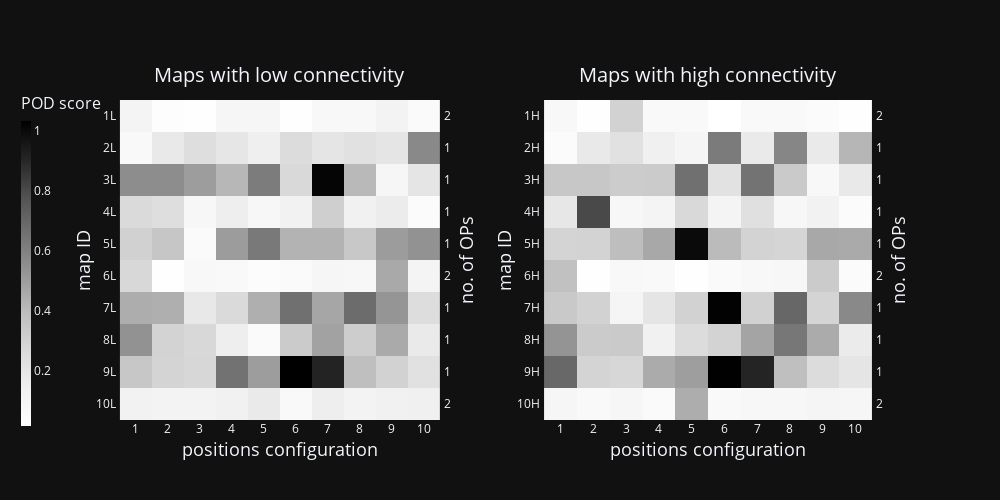
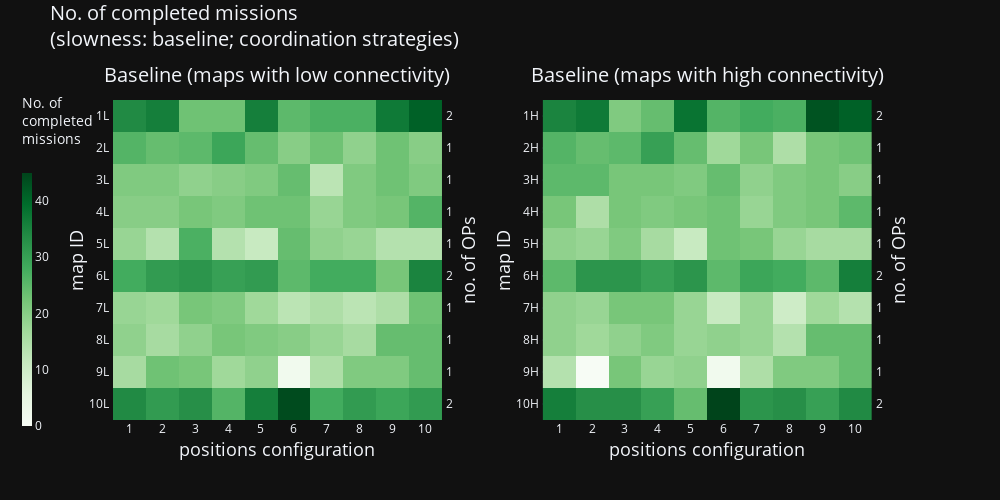
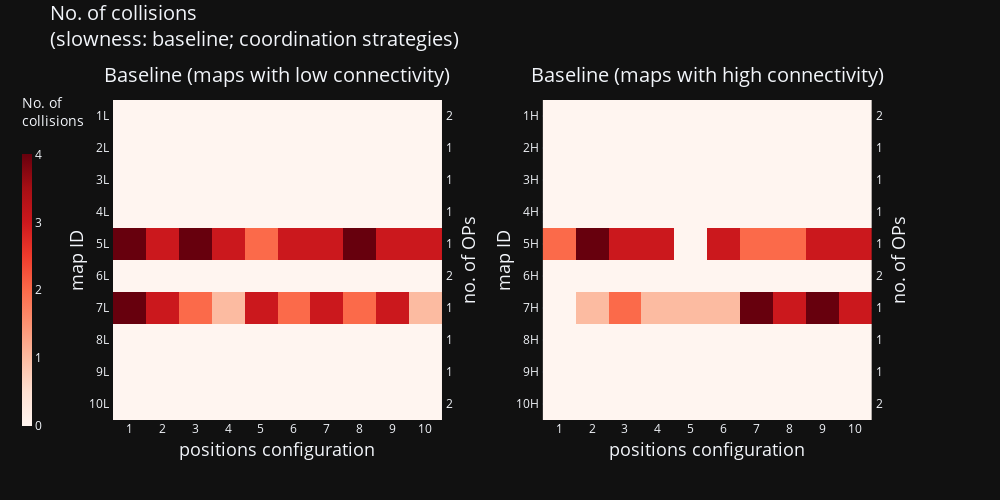
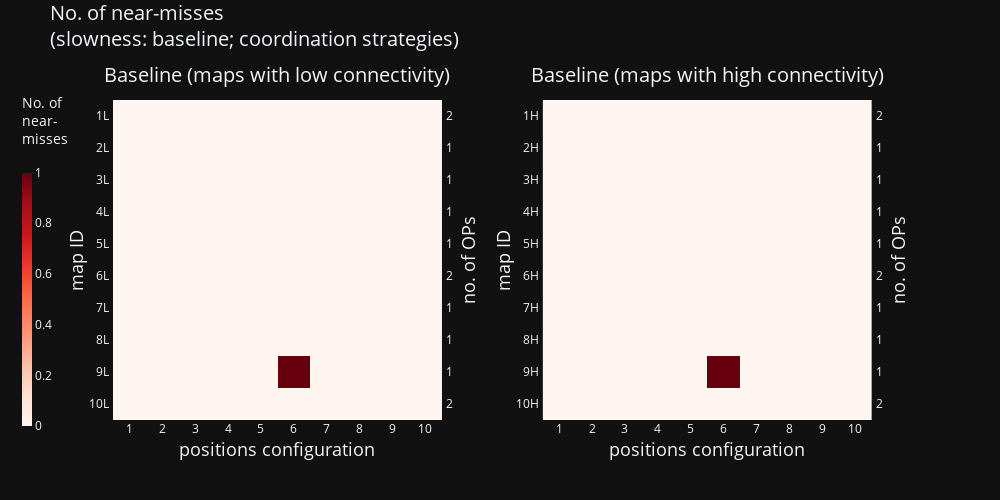

These figures' notebook cell, in order:
### Code cell
import importlib 
import plot_all
plot_all = importlib.reload(plot_all)
plot_all.main()

### Figure 1 — Plotly figure (JSON) as saved in the notebook; plotly's stock layout.template omitted (floating-point values rounded to 4 significant figures)
{"data": [{"coloraxis": "coloraxis", "hovertemplate": "position: %{x}<br>CSD score (AVs): %{z}<extra></extra>", "name": "0", "showscale": true, "x": [1, 2, 3, 4, 5, 6, 7, 8, 9, 10], "xaxis": "x", "y": [1, 2, 3, 4, 5, 6, 7, 8, 9, 10], "yaxis": "y", "z": [[0.111, 0.03564, 0.0273, 0.09394, 0.08853, 0.02365, 0.07451, 0.07466, 0.1165, 0.05619], [0.06768, 0.1784, 0.2425, 0.1999, 0.1502, 0.2541, 0.2006, 0.2226, 0.2006, 0.5712], [0.5576, 0.5576, 0.5028, 0.416, 0.6207, 0.2679, 1.018, 0.41, 0.09303, 0.2058], [0.2662, 0.2394, 0.08456, 0.1538, 0.08642, 0.1256, 0.3132, 0.1296, 0.1667, 0.04894], [0.305, 0.3579, 0.06026, 0.5034, 0.6302, 0.4298, 0.4286, 0.3468, 0.5034, 0.5404], [0.2761, 0.02193, 0.07708, 0.06643, 0.03879, 0.05724, 0.08896, 0.08249, 0.4608, 0.1041], [0.4477, 0.4425, 0.188, 0.2642, 0.4425, 0.6621, 0.4709, 0.6791, 0.5281, 0.2484], [0.5392, 0.2983, 0.2742, 0.1507, 0.05706, 0.3346, 0.4849, 0.3261, 0.46, 0.1771], [0.3521, 0.2939, 0.2773, 0.6565, 0.5007, 1.034, 0.9127, 0.3874, 0.3007, 0.2229], [0.1239, 0.1166, 0.118, 0.133, 0.1751, 0.06752, 0.1557, 0.1144, 0.1375, 0.1398]], "type": "heatmap"}, {"coloraxis": "coloraxis", "hovertemplate": "position: %{x}<br>CSD score (AVs): %{z}<extra></extra>", "name": "0", "showscale": true, "x": [1, 2, 3, 4, 5, 6, 7, 8, 9, 10], "xaxis": "x", "y": [1, 2, 3, 4, 5, 6, 7, 8, 9, 10], "yaxis": "y2", "z": [[0.111, 0.03564, 0.0273, 0.09394, 0.08853, 0.02365, 0.07451, 0.07466, 0.1165, 0.05619], [0.06768, 0.1784, 0.2425, 0.1999, 0.1502, 0.2541, 0.2006, 0.2226, 0.2006, 0.5712], [0.5576, 0.5576, 0.5028, 0.416, 0.6207, 0.2679, 1.018, 0.41, 0.09303, 0.2058], [0.2662, 0.2394, 0.08456, 0.1538, 0.08642, 0.1256, 0.3132, 0.1296, 0.1667, 0.04894], [0.305, 0.3579, 0.06026, 0.5034, 0.6302, 0.4298, 0.4286, 0.3468, 0.5034, 0.5404], [0.2761, 0.02193, 0.07708, 0.06643, 0.03879, 0.05724, 0.08896, 0.08249, 0.4608, 0.1041], [0.4477, 0.4425, 0.188, 0.2642, 0.4425, 0.6621, 0.4709, 0.6791, 0.5281, 0.2484], [0.5392, 0.2983, 0.2742, 0.1507, 0.05706, 0.3346, 0.4849, 0.3261, 0.46, 0.1771], [0.3521, 0.2939, 0.2773, 0.6565, 0.5007, 1.034, 0.9127, 0.3874, 0.3007, 0.2229], [0.1239, 0.1166, 0.118, 0.133, 0.1751, 0.06752, 0.1557, 0.1144, 0.1375, 0.1398]], "type": "heatmap"}, {"coloraxis": "coloraxis", "hovertemplate": "position: %{x}<br>CSD score (AVs): %{z}<extra></extra>", "name": "0", "showscale": true, "x": [1, 2, 3, 4, 5, 6, 7, 8, 9, 10], "xaxis": "x2", "y": [1, 2, 3, 4, 5, 6, 7, 8, 9, 10], "yaxis": "y3", "z": [[0.07563, 0.0272, 0.3003, 0.06648, 0.0697, 0.01497, 0.06755, 0.06529, 0.04628, 0.0258], [0.04501, 0.1788, 0.2255, 0.1405, 0.1018, 0.6237, 0.1765, 0.584, 0.1765, 0.4186], [0.3518, 0.3518, 0.3271, 0.3337, 0.6634, 0.2225, 0.6525, 0.3396, 0.07119, 0.182], [0.1919, 0.8053, 0.08355, 0.1121, 0.2697, 0.1062, 0.2318, 0.07999, 0.1239, 0.04967], [0.2933, 0.2964, 0.3934, 0.467, 0.9991, 0.4038, 0.2971, 0.287, 0.467, 0.4583], [0.3803, 0.01929, 0.07632, 0.06361, 0.02174, 0.05501, 0.07615, 0.07923, 0.3334, 0.04968], [0.3429, 0.2996, 0.09761, 0.2031, 0.2996, 1.027, 0.3056, 0.6986, 0.2914, 0.5713], [0.5325, 0.3323, 0.3398, 0.1303, 0.2509, 0.295, 0.4775, 0.6372, 0.4563, 0.1712], [0.6929, 0.2925, 0.2781, 0.4556, 0.4979, 1.03, 0.9107, 0.3883, 0.2504, 0.2007], [0.09488, 0.06992, 0.09169, 0.05941, 0.4487, 0.06727, 0.08634, 0.08089, 0.1038, 0.08975]], "type": "heatmap"}, {"coloraxis": "coloraxis", "hovertemplate": "position: %{x}<br>CSD score (AVs): %{z}<extra></extra>", "name": "0", "showscale": true, "x": [1, 2, 3, 4, 5, 6, 7, 8, 9, 10], "xaxis": "x2", "y": [1, 2, 3, 4, 5, 6, 7, 8, 9, 10], "yaxis": "y4", "z": [[0.07563, 0.0272, 0.3003, 0.06648, 0.0697, 0.01497, 0.06755, 0.06529, 0.04628, 0.0258], [0.04501, 0.1788, 0.2255, 0.1405, 0.1018, 0.6237, 0.1765, 0.584, 0.1765, 0.4186], [0.3518, 0.3518, 0.3271, 0.3337, 0.6634, 0.2225, 0.6525, 0.3396, 0.07119, 0.182], [0.1919, 0.8053, 0.08355, 0.1121, 0.2697, 0.1062, 0.2318, 0.07999, 0.1239, 0.04967], [0.2933, 0.2964, 0.3934, 0.467, 0.9991, 0.4038, 0.2971, 0.287, 0.467, 0.4583], [0.3803, 0.01929, 0.07632, 0.06361, 0.02174, 0.05501, 0.07615, 0.07923, 0.3334, 0.04968], [0.3429, 0.2996, 0.09761, 0.2031, 0.2996, 1.027, 0.3056, 0.6986, 0.2914, 0.5713], [0.5325, 0.3323, 0.3398, 0.1303, 0.2509, 0.295, 0.4775, 0.6372, 0.4563, 0.1712], [0.6929, 0.2925, 0.2781, 0.4556, 0.4979, 1.03, 0.9107, 0.3883, 0.2504, 0.2007], [0.09488, 0.06992, 0.09169, 0.05941, 0.4487, 0.06727, 0.08634, 0.08089, 0.1038, 0.08975]], "type": "heatmap"}], "layout": {"xaxis": {"anchor": "y", "domain": [0.0, 0.4075], "title": {"font": {"size": 18}, "text": "positions configuration", "standoff": 7}, "tickmode": "array", "tickvals": [1, 2, 3, 4, 5, 6, 7, 8, 9, 10], "ticktext": ["1", "2", "3", "4", "5", "6", "7", "8", "9", "10"], "automargin": false, "constrain": "domain", "scaleanchor": "y"}, "yaxis": {"anchor": "x", "domain": [0.0, 1.0], "title": {"font": {"size": 18}, "text": "map ID", "standoff": 0}, "tickmode": "array", "tickvals": [1, 2, 3, 4, 5, 6, 7, 8, 9, 10], "ticktext": ["1L&nbsp;", "2L&nbsp;", "3L&nbsp;", "4L&nbsp;", "5L&nbsp;", "6L&nbsp;", "7L&nbsp;", "8L&nbsp;", "9L&nbsp;", "10L&nbsp;"], "autorange": "reversed", "automargin": false, "constrain": "domain", "scaleanchor": "x"}, "yaxis2": {"anchor": "x", "overlaying": "y", "side": "right", "title": {"font": {"size": 18}, "text": "no. of OPs", "standoff": 10}, "tickmode": "array", "tickvals": [1, 2, 3, 4, 5, 6, 7, 8, 9, 10], "ticktext": ["&nbsp;2", "&nbsp;1", "&nbsp;1", "&nbsp;1", "&nbsp;1", "&nbsp;2", "&nbsp;1", "&nbsp;1", "&nbsp;1", "&nbsp;2"], "autorange": "reversed", "automargin": false, "constrain": "domain"}, "xaxis2": {"anchor": "y3", "domain": [0.5325, 0.94], "title": {"font": {"size": 18}, "text": "positions configuration", "standoff": 7}, "tickmode": "array", "tickvals": [1, 2, 3, 4, 5, 6, 7, 8, 9, 10], "ticktext": ["1", "2", "3", "4", "5", "6", "7", "8", "9", "10"], "automargin": false, "constrain": "domain"}, "yaxis3": {"anchor": "x2", "domain": [0.0, 1.0], "title": {"font": {"size": 18}, "text": "map ID", "standoff": 0}, "tickmode": "array", "tickvals": [1, 2, 3, 4, 5, 6, 7, 8, 9, 10], "ticktext": ["1H&nbsp;", "2H&nbsp;", "3H&nbsp;", "4H&nbsp;", "5H&nbsp;", "6H&nbsp;", "7H&nbsp;", "8H&nbsp;", "9H&nbsp;", "10H&nbsp;"], "autorange": "reversed", "automargin": false, "constrain": "domain"}, "yaxis4": {"anchor": "x2", "overlaying": "y3", "side": "right", "title": {"font": {"size": 18}, "text": "no. of OPs", "standoff": 10}, "tickmode": "array", "tickvals": [1, 2, 3, 4, 5, 6, 7, 8, 9, 10], "ticktext": ["&nbsp;2", "&nbsp;1", "&nbsp;1", "&nbsp;1", "&nbsp;1", "&nbsp;2", "&nbsp;1", "&nbsp;1", "&nbsp;1", "&nbsp;2"], "autorange": "reversed", "automargin": false, "constrain": "domain"}, "annotations": [{"font": {"size": 20}, "showarrow": false, "text": "Maps with low connectivity", "x": 0.2037, "xanchor": "center", "xref": "paper", "y": 1.03, "yanchor": "bottom", "yref": "paper"}, {"font": {"size": 20}, "showarrow": false, "text": "Maps with high connectivity", "x": 0.7362, "xanchor": "center", "xref": "paper", "y": 1.03, "yanchor": "bottom", "yref": "paper"}], "autosize": false, "width": 1000, "height": 500, "coloraxis": {"colorbar": {"title": {"text": "POD score", "font": {"size": 16}, "side": "top"}, "x": -0.13, "thickness": 10, "len": 1.1}, "colorscale": [[0.0, "rgb(255,255,255)"], [0.125, "rgb(240,240,240)"], [0.25, "rgb(217,217,217)"], [0.375, "rgb(189,189,189)"], [0.5, "rgb(150,150,150)"], [0.625, "rgb(115,115,115)"], [0.75, "rgb(82,82,82)"], [0.875, "rgb(37,37,37)"], [1.0, "rgb(0,0,0)"]]}}}

### Figure 2 — Plotly figure (JSON) as saved in the notebook; plotly's stock layout.template omitted (floating-point values rounded to 4 significant figures)
{"data": [{"coloraxis": "coloraxis", "hovertemplate": "position: %{x}<br>No. of completed missions: %{z}<extra></extra>", "name": "0", "showscale": true, "x": [1, 2, 3, 4, 5, 6, 7, 8, 9, 10], "xaxis": "x", "y": [1, 2, 3, 4, 5, 6, 7, 8, 9, 10], "yaxis": "y", "z": [[34, 36, 23, 23, 36, 25, 27, 27, 37, 41], [26, 24, 25, 29, 24, 20, 23, 19, 23, 20], [21, 21, 19, 20, 21, 24, 13, 21, 23, 21], [20, 20, 22, 21, 23, 23, 18, 21, 22, 26], [18, 14, 27, 14, 11, 24, 19, 18, 14, 14], [28, 31, 32, 30, 31, 25, 28, 28, 22, 35], [18, 17, 22, 21, 17, 13, 15, 13, 15, 23], [19, 16, 19, 22, 21, 20, 18, 16, 24, 24], [16, 23, 22, 17, 19, 2, 15, 21, 21, 24], [34, 31, 33, 26, 36, 44, 28, 31, 29, 31]], "type": "heatmap"}, {"coloraxis": "coloraxis", "hovertemplate": "position: %{x}<br>No. of completed missions: %{z}<extra></extra>", "name": "0", "showscale": true, "x": [1, 2, 3, 4, 5, 6, 7, 8, 9, 10], "xaxis": "x", "y": [1, 2, 3, 4, 5, 6, 7, 8, 9, 10], "yaxis": "y2", "z": [[34, 36, 23, 23, 36, 25, 27, 27, 37, 41], [26, 24, 25, 29, 24, 20, 23, 19, 23, 20], [21, 21, 19, 20, 21, 24, 13, 21, 23, 21], [20, 20, 22, 21, 23, 23, 18, 21, 22, 26], [18, 14, 27, 14, 11, 24, 19, 18, 14, 14], [28, 31, 32, 30, 31, 25, 28, 28, 22, 35], [18, 17, 22, 21, 17, 13, 15, 13, 15, 23], [19, 16, 19, 22, 21, 20, 18, 16, 24, 24], [16, 23, 22, 17, 19, 2, 15, 21, 21, 24], [34, 31, 33, 26, 36, 44, 28, 31, 29, 31]], "type": "heatmap"}, {"coloraxis": "coloraxis", "hovertemplate": "position: %{x}<br>No. of completed missions: %{z}<extra></extra>", "name": "0", "showscale": true, "x": [1, 2, 3, 4, 5, 6, 7, 8, 9, 10], "xaxis": "x2", "y": [1, 2, 3, 4, 5, 6, 7, 8, 9, 10], "yaxis": "y3", "z": [[35, 37, 21, 24, 38, 26, 28, 27, 43, 41], [26, 24, 25, 30, 24, 17, 22, 15, 22, 23], [25, 25, 22, 22, 21, 24, 19, 21, 22, 20], [22, 15, 22, 21, 22, 23, 18, 21, 22, 25], [19, 18, 21, 16, 11, 23, 22, 18, 16, 16], [25, 32, 32, 30, 32, 25, 29, 28, 25, 36], [19, 18, 22, 22, 18, 11, 18, 10, 17, 14], [19, 17, 19, 21, 18, 19, 18, 14, 24, 24], [14, 0, 22, 18, 19, 2, 15, 21, 21, 24], [36, 33, 33, 30, 24, 45, 32, 33, 30, 34]], "type": "heatmap"}, {"coloraxis": "coloraxis", "hovertemplate": "position: %{x}<br>No. of completed missions: %{z}<extra></extra>", "name": "0", "showscale": true, "x": [1, 2, 3, 4, 5, 6, 7, 8, 9, 10], "xaxis": "x2", "y": [1, 2, 3, 4, 5, 6, 7, 8, 9, 10], "yaxis": "y4", "z": [[35, 37, 21, 24, 38, 26, 28, 27, 43, 41], [26, 24, 25, 30, 24, 17, 22, 15, 22, 23], [25, 25, 22, 22, 21, 24, 19, 21, 22, 20], [22, 15, 22, 21, 22, 23, 18, 21, 22, 25], [19, 18, 21, 16, 11, 23, 22, 18, 16, 16], [25, 32, 32, 30, 32, 25, 29, 28, 25, 36], [19, 18, 22, 22, 18, 11, 18, 10, 17, 14], [19, 17, 19, 21, 18, 19, 18, 14, 24, 24], [14, 0, 22, 18, 19, 2, 15, 21, 21, 24], [36, 33, 33, 30, 24, 45, 32, 33, 30, 34]], "type": "heatmap"}], "layout": {"xaxis": {"anchor": "y", "domain": [0.0, 0.4075], "title": {"font": {"size": 18}, "text": "positions configuration", "standoff": 7}, "tickmode": "array", "tickvals": [1, 2, 3, 4, 5, 6, 7, 8, 9, 10], "ticktext": ["1", "2", "3", "4", "5", "6", "7", "8", "9", "10"], "automargin": false, "constrain": "domain"}, "yaxis": {"anchor": "x", "domain": [0.0, 1.0], "title": {"font": {"size": 18}, "text": "map ID", "standoff": 0}, "tickmode": "array", "tickvals": [1, 2, 3, 4, 5, 6, 7, 8, 9, 10], "ticktext": ["1L&nbsp;", "2L&nbsp;", "3L&nbsp;", "4L&nbsp;", "5L&nbsp;", "6L&nbsp;", "7L&nbsp;", "8L&nbsp;", "9L&nbsp;", "10L&nbsp;"], "autorange": "reversed", "automargin": false, "constrain": "domain"}, "yaxis2": {"anchor": "x", "overlaying": "y", "side": "right", "title": {"font": {"size": 18}, "text": "no. of OPs", "standoff": 10}, "tickmode": "array", "tickvals": [1, 2, 3, 4, 5, 6, 7, 8, 9, 10], "ticktext": ["&nbsp;2", "&nbsp;1", "&nbsp;1", "&nbsp;1", "&nbsp;1", "&nbsp;2", "&nbsp;1", "&nbsp;1", "&nbsp;1", "&nbsp;2"], "autorange": "reversed", "automargin": false, "constrain": "domain"}, "xaxis2": {"anchor": "y3", "domain": [0.5325, 0.94], "title": {"font": {"size": 18}, "text": "positions configuration", "standoff": 7}, "tickmode": "array", "tickvals": [1, 2, 3, 4, 5, 6, 7, 8, 9, 10], "ticktext": ["1", "2", "3", "4", "5", "6", "7", "8", "9", "10"], "automargin": false, "constrain": "domain"}, "yaxis3": {"anchor": "x2", "domain": [0.0, 1.0], "title": {"font": {"size": 18}, "text": "map ID", "standoff": 0}, "tickmode": "array", "tickvals": [1, 2, 3, 4, 5, 6, 7, 8, 9, 10], "ticktext": ["1H&nbsp;", "2H&nbsp;", "3H&nbsp;", "4H&nbsp;", "5H&nbsp;", "6H&nbsp;", "7H&nbsp;", "8H&nbsp;", "9H&nbsp;", "10H&nbsp;"], "autorange": "reversed", "automargin": false, "constrain": "domain"}, "yaxis4": {"anchor": "x2", "overlaying": "y3", "side": "right", "title": {"font": {"size": 18}, "text": "no. of OPs", "standoff": 10}, "tickmode": "array", "tickvals": [1, 2, 3, 4, 5, 6, 7, 8, 9, 10], "ticktext": ["&nbsp;2", "&nbsp;1", "&nbsp;1", "&nbsp;1", "&nbsp;1", "&nbsp;2", "&nbsp;1", "&nbsp;1", "&nbsp;1", "&nbsp;2"], "autorange": "reversed", "automargin": false, "constrain": "domain"}, "annotations": [{"font": {"size": 20}, "showarrow": false, "text": "Baseline (maps with low connectivity)", "x": 0.2037, "xanchor": "center", "xref": "paper", "y": 1.03, "yanchor": "bottom", "yref": "paper"}, {"font": {"size": 20}, "showarrow": false, "text": "Baseline (maps with high connectivity)", "x": 0.7362, "xanchor": "center", "xref": "paper", "y": 1.03, "yanchor": "bottom", "yref": "paper"}], "autosize": false, "width": 1000, "height": 500, "title": {"font": {"size": 20}, "text": "No. of completed missions<br>(slowness: baseline; coordination strategies)<br>", "y": 0.96}, "coloraxis": {"colorbar": {"title": {"text": "No. of<br>completed<br>missions<br>&nbsp;"}, "x": -0.125, "thickness": 10, "len": 1.1}, "colorscale": [[0.0, "rgb(247,252,245)"], [0.125, "rgb(229,245,224)"], [0.25, "rgb(199,233,192)"], [0.375, "rgb(161,217,155)"], [0.5, "rgb(116,196,118)"], [0.625, "rgb(65,171,93)"], [0.75, "rgb(35,139,69)"], [0.875, "rgb(0,109,44)"], [1.0, "rgb(0,68,27)"]]}, "coloraxis2": {"colorscale": [[0.0, "#FFFFE0"], [0.25, "#3D3D3D"], [0.5, "#D3D3D3"], [1.0, "#ADD8E6"]]}}}

### Figure 3 — Plotly figure (JSON) as saved in the notebook; plotly's stock layout.template omitted (floating-point values rounded to 4 significant figures)
{"data": [{"coloraxis": "coloraxis", "hovertemplate": "position: %{x}<br>No. of collisions: %{z}<extra></extra>", "name": "0", "showscale": true, "x": [1, 2, 3, 4, 5, 6, 7, 8, 9, 10], "xaxis": "x", "y": [1, 2, 3, 4, 5, 6, 7, 8, 9, 10], "yaxis": "y", "z": [[0, 0, 0, 0, 0, 0, 0, 0, 0, 0], [0, 0, 0, 0, 0, 0, 0, 0, 0, 0], [0, 0, 0, 0, 0, 0, 0, 0, 0, 0], [0, 0, 0, 0, 0, 0, 0, 0, 0, 0], [4, 3, 4, 3, 2, 3, 3, 4, 3, 3], [0, 0, 0, 0, 0, 0, 0, 0, 0, 0], [4, 3, 2, 1, 3, 2, 3, 2, 3, 1], [0, 0, 0, 0, 0, 0, 0, 0, 0, 0], [0, 0, 0, 0, 0, 0, 0, 0, 0, 0], [0, 0, 0, 0, 0, 0, 0, 0, 0, 0]], "type": "heatmap"}, {"coloraxis": "coloraxis", "hovertemplate": "position: %{x}<br>No. of collisions: %{z}<extra></extra>", "name": "0", "showscale": true, "x": [1, 2, 3, 4, 5, 6, 7, 8, 9, 10], "xaxis": "x", "y": [1, 2, 3, 4, 5, 6, 7, 8, 9, 10], "yaxis": "y2", "z": [[0, 0, 0, 0, 0, 0, 0, 0, 0, 0], [0, 0, 0, 0, 0, 0, 0, 0, 0, 0], [0, 0, 0, 0, 0, 0, 0, 0, 0, 0], [0, 0, 0, 0, 0, 0, 0, 0, 0, 0], [4, 3, 4, 3, 2, 3, 3, 4, 3, 3], [0, 0, 0, 0, 0, 0, 0, 0, 0, 0], [4, 3, 2, 1, 3, 2, 3, 2, 3, 1], [0, 0, 0, 0, 0, 0, 0, 0, 0, 0], [0, 0, 0, 0, 0, 0, 0, 0, 0, 0], [0, 0, 0, 0, 0, 0, 0, 0, 0, 0]], "type": "heatmap"}, {"coloraxis": "coloraxis", "hovertemplate": "position: %{x}<br>No. of collisions: %{z}<extra></extra>", "name": "0", "showscale": true, "x": [1, 2, 3, 4, 5, 6, 7, 8, 9, 10], "xaxis": "x2", "y": [1, 2, 3, 4, 5, 6, 7, 8, 9, 10], "yaxis": "y3", "z": [[0, 0, 0, 0, 0, 0, 0, 0, 0, 0], [0, 0, 0, 0, 0, 0, 0, 0, 0, 0], [0, 0, 0, 0, 0, 0, 0, 0, 0, 0], [0, 0, 0, 0, 0, 0, 0, 0, 0, 0], [2, 4, 3, 3, 0, 3, 2, 2, 3, 3], [0, 0, 0, 0, 0, 0, 0, 0, 0, 0], [0, 1, 2, 1, 1, 1, 4, 3, 4, 3], [0, 0, 0, 0, 0, 0, 0, 0, 0, 0], [0, 0, 0, 0, 0, 0, 0, 0, 0, 0], [0, 0, 0, 0, 0, 0, 0, 0, 0, 0]], "type": "heatmap"}, {"coloraxis": "coloraxis", "hovertemplate": "position: %{x}<br>No. of collisions: %{z}<extra></extra>", "name": "0", "showscale": true, "x": [1, 2, 3, 4, 5, 6, 7, 8, 9, 10], "xaxis": "x2", "y": [1, 2, 3, 4, 5, 6, 7, 8, 9, 10], "yaxis": "y4", "z": [[0, 0, 0, 0, 0, 0, 0, 0, 0, 0], [0, 0, 0, 0, 0, 0, 0, 0, 0, 0], [0, 0, 0, 0, 0, 0, 0, 0, 0, 0], [0, 0, 0, 0, 0, 0, 0, 0, 0, 0], [2, 4, 3, 3, 0, 3, 2, 2, 3, 3], [0, 0, 0, 0, 0, 0, 0, 0, 0, 0], [0, 1, 2, 1, 1, 1, 4, 3, 4, 3], [0, 0, 0, 0, 0, 0, 0, 0, 0, 0], [0, 0, 0, 0, 0, 0, 0, 0, 0, 0], [0, 0, 0, 0, 0, 0, 0, 0, 0, 0]], "type": "heatmap"}], "layout": {"xaxis": {"anchor": "y", "domain": [0.0, 0.4075], "title": {"font": {"size": 18}, "text": "positions configuration", "standoff": 7}, "tickmode": "array", "tickvals": [1, 2, 3, 4, 5, 6, 7, 8, 9, 10], "ticktext": ["1", "2", "3", "4", "5", "6", "7", "8", "9", "10"], "automargin": false, "constrain": "domain"}, "yaxis": {"anchor": "x", "domain": [0.0, 1.0], "title": {"font": {"size": 18}, "text": "map ID", "standoff": 0}, "tickmode": "array", "tickvals": [1, 2, 3, 4, 5, 6, 7, 8, 9, 10], "ticktext": ["1L&nbsp;", "2L&nbsp;", "3L&nbsp;", "4L&nbsp;", "5L&nbsp;", "6L&nbsp;", "7L&nbsp;", "8L&nbsp;", "9L&nbsp;", "10L&nbsp;"], "autorange": "reversed", "automargin": false, "constrain": "domain"}, "yaxis2": {"anchor": "x", "overlaying": "y", "side": "right", "title": {"font": {"size": 18}, "text": "no. of OPs", "standoff": 10}, "tickmode": "array", "tickvals": [1, 2, 3, 4, 5, 6, 7, 8, 9, 10], "ticktext": ["&nbsp;2", "&nbsp;1", "&nbsp;1", "&nbsp;1", "&nbsp;1", "&nbsp;2", "&nbsp;1", "&nbsp;1", "&nbsp;1", "&nbsp;2"], "autorange": "reversed", "automargin": false, "constrain": "domain"}, "xaxis2": {"anchor": "y3", "domain": [0.5325, 0.94], "title": {"font": {"size": 18}, "text": "positions configuration", "standoff": 7}, "tickmode": "array", "tickvals": [1, 2, 3, 4, 5, 6, 7, 8, 9, 10], "ticktext": ["1", "2", "3", "4", "5", "6", "7", "8", "9", "10"], "automargin": false, "constrain": "domain"}, "yaxis3": {"anchor": "x2", "domain": [0.0, 1.0], "title": {"font": {"size": 18}, "text": "map ID", "standoff": 0}, "tickmode": "array", "tickvals": [1, 2, 3, 4, 5, 6, 7, 8, 9, 10], "ticktext": ["1H&nbsp;", "2H&nbsp;", "3H&nbsp;", "4H&nbsp;", "5H&nbsp;", "6H&nbsp;", "7H&nbsp;", "8H&nbsp;", "9H&nbsp;", "10H&nbsp;"], "autorange": "reversed", "automargin": false, "constrain": "domain"}, "yaxis4": {"anchor": "x2", "overlaying": "y3", "side": "right", "title": {"font": {"size": 18}, "text": "no. of OPs", "standoff": 10}, "tickmode": "array", "tickvals": [1, 2, 3, 4, 5, 6, 7, 8, 9, 10], "ticktext": ["&nbsp;2", "&nbsp;1", "&nbsp;1", "&nbsp;1", "&nbsp;1", "&nbsp;2", "&nbsp;1", "&nbsp;1", "&nbsp;1", "&nbsp;2"], "autorange": "reversed", "automargin": false, "constrain": "domain"}, "annotations": [{"font": {"size": 20}, "showarrow": false, "text": "Baseline (maps with low connectivity)", "x": 0.2037, "xanchor": "center", "xref": "paper", "y": 1.03, "yanchor": "bottom", "yref": "paper"}, {"font": {"size": 20}, "showarrow": false, "text": "Baseline (maps with high connectivity)", "x": 0.7362, "xanchor": "center", "xref": "paper", "y": 1.03, "yanchor": "bottom", "yref": "paper"}], "autosize": false, "width": 1000, "height": 500, "title": {"font": {"size": 20}, "text": "No. of collisions<br>(slowness: baseline; coordination strategies)<br>", "y": 0.96}, "coloraxis": {"colorbar": {"title": {"text": "No. of<br>collisions<br>&nbsp;"}, "x": -0.125, "thickness": 10, "len": 1.1}, "colorscale": [[0.0, "rgb(255,245,240)"], [0.125, "rgb(254,224,210)"], [0.25, "rgb(252,187,161)"], [0.375, "rgb(252,146,114)"], [0.5, "rgb(251,106,74)"], [0.625, "rgb(239,59,44)"], [0.75, "rgb(203,24,29)"], [0.875, "rgb(165,15,21)"], [1.0, "rgb(103,0,13)"]]}, "coloraxis2": {"colorscale": [[0.0, "#FFFFE0"], [0.25, "#3D3D3D"], [0.5, "#D3D3D3"], [1.0, "#ADD8E6"]]}}}

### Figure 4 — Plotly figure (JSON) as saved in the notebook; plotly's stock layout.template omitted (floating-point values rounded to 4 significant figures)
{"data": [{"coloraxis": "coloraxis", "hovertemplate": "position: %{x}<br>No. of near-misses: %{z}<extra></extra>", "name": "0", "showscale": true, "x": [1, 2, 3, 4, 5, 6, 7, 8, 9, 10], "xaxis": "x", "y": [1, 2, 3, 4, 5, 6, 7, 8, 9, 10], "yaxis": "y", "z": [[0, 0, 0, 0, 0, 0, 0, 0, 0, 0], [0, 0, 0, 0, 0, 0, 0, 0, 0, 0], [0, 0, 0, 0, 0, 0, 0, 0, 0, 0], [0, 0, 0, 0, 0, 0, 0, 0, 0, 0], [0, 0, 0, 0, 0, 0, 0, 0, 0, 0], [0, 0, 0, 0, 0, 0, 0, 0, 0, 0], [0, 0, 0, 0, 0, 0, 0, 0, 0, 0], [0, 0, 0, 0, 0, 0, 0, 0, 0, 0], [0, 0, 0, 0, 0, 1, 0, 0, 0, 0], [0, 0, 0, 0, 0, 0, 0, 0, 0, 0]], "type": "heatmap"}, {"coloraxis": "coloraxis", "hovertemplate": "position: %{x}<br>No. of near-misses: %{z}<extra></extra>", "name": "0", "showscale": true, "x": [1, 2, 3, 4, 5, 6, 7, 8, 9, 10], "xaxis": "x", "y": [1, 2, 3, 4, 5, 6, 7, 8, 9, 10], "yaxis": "y2", "z": [[0, 0, 0, 0, 0, 0, 0, 0, 0, 0], [0, 0, 0, 0, 0, 0, 0, 0, 0, 0], [0, 0, 0, 0, 0, 0, 0, 0, 0, 0], [0, 0, 0, 0, 0, 0, 0, 0, 0, 0], [0, 0, 0, 0, 0, 0, 0, 0, 0, 0], [0, 0, 0, 0, 0, 0, 0, 0, 0, 0], [0, 0, 0, 0, 0, 0, 0, 0, 0, 0], [0, 0, 0, 0, 0, 0, 0, 0, 0, 0], [0, 0, 0, 0, 0, 1, 0, 0, 0, 0], [0, 0, 0, 0, 0, 0, 0, 0, 0, 0]], "type": "heatmap"}, {"coloraxis": "coloraxis", "hovertemplate": "position: %{x}<br>No. of near-misses: %{z}<extra></extra>", "name": "0", "showscale": true, "x": [1, 2, 3, 4, 5, 6, 7, 8, 9, 10], "xaxis": "x2", "y": [1, 2, 3, 4, 5, 6, 7, 8, 9, 10], "yaxis": "y3", "z": [[0, 0, 0, 0, 0, 0, 0, 0, 0, 0], [0, 0, 0, 0, 0, 0, 0, 0, 0, 0], [0, 0, 0, 0, 0, 0, 0, 0, 0, 0], [0, 0, 0, 0, 0, 0, 0, 0, 0, 0], [0, 0, 0, 0, 0, 0, 0, 0, 0, 0], [0, 0, 0, 0, 0, 0, 0, 0, 0, 0], [0, 0, 0, 0, 0, 0, 0, 0, 0, 0], [0, 0, 0, 0, 0, 0, 0, 0, 0, 0], [0, 0, 0, 0, 0, 1, 0, 0, 0, 0], [0, 0, 0, 0, 0, 0, 0, 0, 0, 0]], "type": "heatmap"}, {"coloraxis": "coloraxis", "hovertemplate": "position: %{x}<br>No. of near-misses: %{z}<extra></extra>", "name": "0", "showscale": true, "x": [1, 2, 3, 4, 5, 6, 7, 8, 9, 10], "xaxis": "x2", "y": [1, 2, 3, 4, 5, 6, 7, 8, 9, 10], "yaxis": "y4", "z": [[0, 0, 0, 0, 0, 0, 0, 0, 0, 0], [0, 0, 0, 0, 0, 0, 0, 0, 0, 0], [0, 0, 0, 0, 0, 0, 0, 0, 0, 0], [0, 0, 0, 0, 0, 0, 0, 0, 0, 0], [0, 0, 0, 0, 0, 0, 0, 0, 0, 0], [0, 0, 0, 0, 0, 0, 0, 0, 0, 0], [0, 0, 0, 0, 0, 0, 0, 0, 0, 0], [0, 0, 0, 0, 0, 0, 0, 0, 0, 0], [0, 0, 0, 0, 0, 1, 0, 0, 0, 0], [0, 0, 0, 0, 0, 0, 0, 0, 0, 0]], "type": "heatmap"}], "layout": {"xaxis": {"anchor": "y", "domain": [0.0, 0.4075], "title": {"font": {"size": 18}, "text": "positions configuration", "standoff": 7}, "tickmode": "array", "tickvals": [1, 2, 3, 4, 5, 6, 7, 8, 9, 10], "ticktext": ["1", "2", "3", "4", "5", "6", "7", "8", "9", "10"], "automargin": false, "constrain": "domain"}, "yaxis": {"anchor": "x", "domain": [0.0, 1.0], "title": {"font": {"size": 18}, "text": "map ID", "standoff": 0}, "tickmode": "array", "tickvals": [1, 2, 3, 4, 5, 6, 7, 8, 9, 10], "ticktext": ["1L&nbsp;", "2L&nbsp;", "3L&nbsp;", "4L&nbsp;", "5L&nbsp;", "6L&nbsp;", "7L&nbsp;", "8L&nbsp;", "9L&nbsp;", "10L&nbsp;"], "autorange": "reversed", "automargin": false, "constrain": "domain"}, "yaxis2": {"anchor": "x", "overlaying": "y", "side": "right", "title": {"font": {"size": 18}, "text": "no. of OPs", "standoff": 10}, "tickmode": "array", "tickvals": [1, 2, 3, 4, 5, 6, 7, 8, 9, 10], "ticktext": ["&nbsp;2", "&nbsp;1", "&nbsp;1", "&nbsp;1", "&nbsp;1", "&nbsp;2", "&nbsp;1", "&nbsp;1", "&nbsp;1", "&nbsp;2"], "autorange": "reversed", "automargin": false, "constrain": "domain"}, "xaxis2": {"anchor": "y3", "domain": [0.5325, 0.94], "title": {"font": {"size": 18}, "text": "positions configuration", "standoff": 7}, "tickmode": "array", "tickvals": [1, 2, 3, 4, 5, 6, 7, 8, 9, 10], "ticktext": ["1", "2", "3", "4", "5", "6", "7", "8", "9", "10"], "automargin": false, "constrain": "domain"}, "yaxis3": {"anchor": "x2", "domain": [0.0, 1.0], "title": {"font": {"size": 18}, "text": "map ID", "standoff": 0}, "tickmode": "array", "tickvals": [1, 2, 3, 4, 5, 6, 7, 8, 9, 10], "ticktext": ["1H&nbsp;", "2H&nbsp;", "3H&nbsp;", "4H&nbsp;", "5H&nbsp;", "6H&nbsp;", "7H&nbsp;", "8H&nbsp;", "9H&nbsp;", "10H&nbsp;"], "autorange": "reversed", "automargin": false, "constrain": "domain"}, "yaxis4": {"anchor": "x2", "overlaying": "y3", "side": "right", "title": {"font": {"size": 18}, "text": "no. of OPs", "standoff": 10}, "tickmode": "array", "tickvals": [1, 2, 3, 4, 5, 6, 7, 8, 9, 10], "ticktext": ["&nbsp;2", "&nbsp;1", "&nbsp;1", "&nbsp;1", "&nbsp;1", "&nbsp;2", "&nbsp;1", "&nbsp;1", "&nbsp;1", "&nbsp;2"], "autorange": "reversed", "automargin": false, "constrain": "domain"}, "annotations": [{"font": {"size": 20}, "showarrow": false, "text": "Baseline (maps with low connectivity)", "x": 0.2037, "xanchor": "center", "xref": "paper", "y": 1.03, "yanchor": "bottom", "yref": "paper"}, {"font": {"size": 20}, "showarrow": false, "text": "Baseline (maps with high connectivity)", "x": 0.7362, "xanchor": "center", "xref": "paper", "y": 1.03, "yanchor": "bottom", "yref": "paper"}], "autosize": false, "width": 1000, "height": 500, "title": {"font": {"size": 20}, "text": "No. of near-misses<br>(slowness: baseline; coordination strategies)<br>", "y": 0.96}, "coloraxis": {"colorbar": {"title": {"text": "No. of<br>near-<br>misses<br>&nbsp;"}, "x": -0.125, "thickness": 10, "len": 1.1}, "colorscale": [[0.0, "rgb(255,245,240)"], [0.125, "rgb(254,224,210)"], [0.25, "rgb(252,187,161)"], [0.375, "rgb(252,146,114)"], [0.5, "rgb(251,106,74)"], [0.625, "rgb(239,59,44)"], [0.75, "rgb(203,24,29)"], [0.875, "rgb(165,15,21)"], [1.0, "rgb(103,0,13)"]]}, "coloraxis2": {"colorscale": [[0.0, "#FFFFE0"], [0.25, "#3D3D3D"], [0.5, "#D3D3D3"], [1.0, "#ADD8E6"]]}}}
